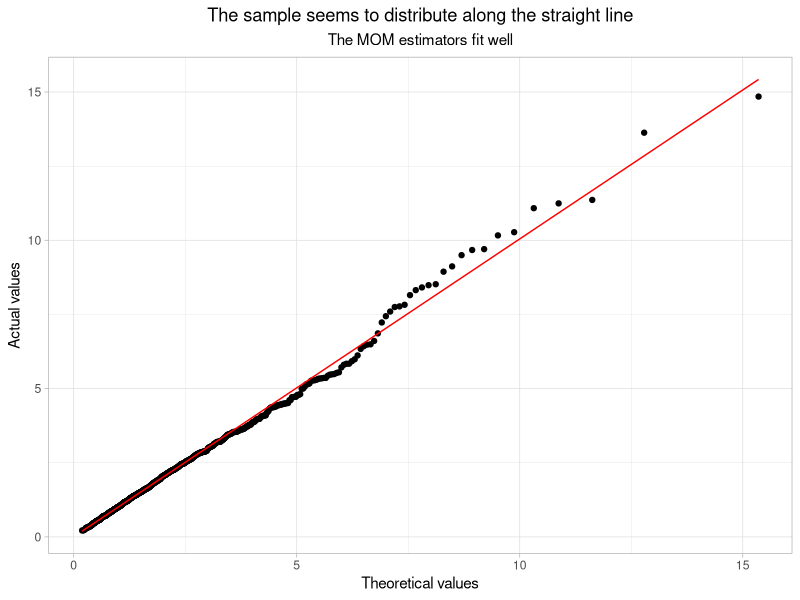
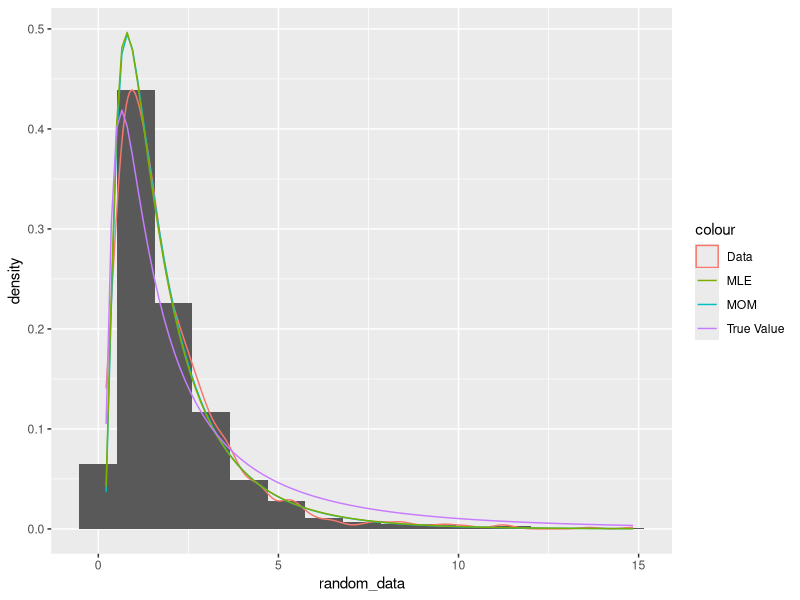

Write the R code that produced these figures, in order.
# HW9: Inverse Gaussian distribution
#
# In this exercise, we will generate random data, estimate the parameters
# and compare the result of method of moments and maximum likelihood estimators.
# We will focus on the inverse gaussian distribution.
# For details, here is the link: [https://en.wikipedia.org/wiki/Inverse_Gaussian_distribution]
#
# Throughout the exercise:
#    - Do NOT use `for`, `while` or `repeat` loops.
#    - Use `%>%` to structure your operations.
#    - Use `theme_light()` for the plots.
#    - For graphs with titles, make the format as
# `theme(plot.title = element_text(hjust = 0.5), plot.subtitle = element_text(hjust = 0.5))`.
#
# 1. Load the packages `statmod`, `ggplot2` and `tidyverse`.
#    Set your seed to `100`. Store the seed to `seed1`.
#    Generate 1000 samples from a inverse gaussian
#    distribution with parameters `mean` = 2, `shape` = 3.
#    To do this, you should use:
#      - `set.seed()` to set random seed
#      - `rinvgauss()` to generate random variables from inverse gaussian
#    distribution
#    Save your simulation into `random_data`.
## Do not modify this line!
library(statmod)
library(ggplot2)
library(tidyverse)
set.seed(100)
seed1 = .Random.seed
random_data = rinvgauss(1000,mean = 2, shape = 3)

# 2. Create a function `mom_invgauss()` that takes an input `par`. The function
#    should finally return the moments of mean and variance of inverse gassian
#    distribution represented by parameters. You can find formulas on the website
#    presented above.
#    To do this, you can follow the steps:
#      - create a vector of length 2, use two parameters stored in the
#        `par` to represent the mean and variance of the inverse gaussian
#        distribution.
#      - Store the returned vector to `moments` and return it.
#    Example: `mom_invgauss(c(1,1))` would return `[1] 1 1`.
#
#    Create a function `obj_invgauss()` that takes in `x` which represents
#    the data, and an input `par` as parameters of inverse gaussian distribution.
#    The funtion should return the squared error between the true mean and
#    variance of `x` and the inverse gaussian distribution specified by `par`.
#    To do this, you can follow the steps:
#      - create a vector called `moments` that stores mean and
#        variance of `x`.
#      - use `mom_invgauss()` that we just implemented to
#        generate estimated moments.
#      - calculate the differences between estimated moments
#        and true moments, and store returned value to `differences`.
#      - return the sum of `differences` as the sum of square errors.
#    Example: `obj_invgauss(c(1,1),c(1,2,3))` would return `[1] 1`.
#
#    Create a function `par_invgauss1()` that take `x` as an input and returns the
#    estimated parameters.
#    To do this, you can use:
#      - `optim()` to optimize the objective function
#        - choose startpoint as `mean` = 1 and `shape` = 1.
#      - Then extract and return the optimal parameters.
#    Example: `par_invgauss1(c(1,2,3))` would return `[1] 2.00 8.00`
#    printed in 2 digits.
## Do not modify this line!

mom_invgauss = function(par){
  moments = c(par[1],par[1]^3/par[2])
}

obj_invgauss = function(par,x){
  moments = mom_invgauss(par)
  t = c(mean(x),var(x))
  differences = t - moments
  sse = sum(differences^2)
  return(sse)
}
obj_invgauss(c(1,1),c(1,2,3))

par_invgauss1= function(x){
  optim(c(1,1),obj_invgauss,x = x)$par
}
par_invgauss1(c(1,2,3))



# 3. Use `par_invgauss1()` to estimate the parameters of `random_data`. Store
#    returned estimated parameters to `par1`.
#    Create a list that owns two parameters in `par1`, store returned list
#    to `dparams`.
#    Use `tibble()` to transform `random_data` into a tibble, store the
#    returned data frame to `random_data_tbl`.
#    Draw a qq-plot to plot the estimated distribution vs. true value.
#    To do this, you can use:
#      - `ggplot()` to plot the `random_data`.
#      - `geom_qq()` to draw a inverse gaussian distribution with parameters
#        of `dparams`.
#      - `stat_qq_line()` to draw a straight line that takes inverse gaussian
#        distribution with parameters of `dparams`, make the `color` as red.
#      - `labs()` to name the title as `"The sample seems to distribute along the straight line"`,
#        subtitle as `"The MOM estimators fit well"`,
#        x-axis as `"Theoretical values"`,
#        y-axis as `"Actual values"`.
#    Store returned graph to `g1`.
## Do not modify this line!
par1 = par_invgauss1(random_data)
dparams = list(par1[1],par1[2])
random_data_tbl = tibble(random_data)

g1 = ggplot(random_data_tbl,aes(sample=random_data))+
  geom_qq(distribution = qinvgauss, dparams = dparams)+
  stat_qq_line(distribution = qinvgauss,dparams = dparams,color = 'red') +
  labs(title = "The sample seems to distribute along the straight line",
       subtitle = "The MOM estimators fit well",
       x = "Theoretical values",y = "Actual values")+theme_light()+
  theme(plot.title = element_text(hjust = 0.5), plot.subtitle = element_text(hjust = 0.5))



# 4. Create a function `nll_invgauss` to calculate the negative loglikelihood
#    of our data under the parameters. The function will take two inputs `par`
#    as parameters(a vector of length two) and `x` as data. It returns the
#    calculated negative loglikelihood.
#    To do this, you can use:
#      - `dinvgauss()` to calculate the likelihood
#        - specify `log = TRUE` to calculate the loglikelihood.
#
#    Set your seed to `100`. Store the seed to `seed2`.
#    To do this, you should use:
#      - `set.seed()` to set random seed
#
#    Now we will use some package to calculate MLE.
#    To do this, you can use:
#      - `optim()` and `nll_invgauss()` you just created. Inside the function,
#      you should:
#        - choose startpoint as `mean` = 1 and `shape` = 1.
#        - specify `hessian = TRUE`
#        - specify `lower = 0`
#        - specify `method = "L-BFGS-B"`
#        - specify `x` as `random_data`
#        - DON'T sepcify any other parameters in `optim()`
#    Store the returned object to `fit`.
#
#    Use `solve()` to get the inverse of hessian matrix from `fit`, then use
#    `sqrt()` and `diag()` to get the standard error of each variable.
#    Store returned standard error to `se`.
#
#    Extract parameters of fit and save them to `par2`. Then, calculate lower
#    and upper bound confidence interval. Save the estimated lower and upper bound
#    confidence interval into `lower` and`upper` respectively, they should both be
#    vector of length 2.
#    You can use 1.96 for the 0.975 quantile of the standard normal distribution.
## Do not modify this line!
nll_invgauss = function(par,x){
  -sum(dinvgauss(x,par[1],par[2],log = TRUE))
}
set.seed(100)
seed2 = .Random.seed

fit = optim(c(1,1),nll_invgauss,x = random_data,
            hessian = TRUE,
            lower = 0, method = 'L-BFGS-B')
library(tidyverse)
se = fit$hessian %>% solve() %>% sqrt() %>% diag()  
par2 = fit$par
lower = par2 - 1.96*se
upper = par2 + 1.96*se

# 5. Follow the link given above to find the formulas of mu hat and shape hat.
#    Use those formulas to estimate parameters directly and save returned value to
#    `mu_hat` and `shape_hat` accordingly. Here, the results should be same as `par2`.
## Do not modify this line!

mu_hat = mean(random_data)
shape_hat = var(random_data)

# 6. Use `ks.test()` to test if parameters from MLE fit well. The argument
#    should take in `random_data`, `pinvgauss` and two parameters in `par2`.
## Do not modify this line!
ks.test(random_data,'pinvgauss',par2[1],par2[2])


# 7. Compare the result of MOM and MLE by ploting the estimated density curves
#    together on the same plot.
#    You should add a histogram and the estimated density of
#    the original `random_data`, then add the two estimated density curves.
#    To do this, you can use:
#      - `ggplot()` to take in `random_data_tbl` and set `x` as `random_data`.
#      - `geom_histogram()` to add a hitogram with density scale, specify `bins=15`.
#      - `geom_density()` to add the density curve, specify `color = "Data"`.
#      - `stat_function` to add the three curves for MOM, MLE and True Value.
#        - specify `color = "MOM"`, `color = "MLE"` and `color = "True Value"`
#          for each curve.
#      - `labs()` to names the title as
#        `"Both MOM and MLE did good jobs to estimate true distribution"`.
#        x-axis as `"Random data"`,
#        y-axis as`"Density"`.
#        Store returned graph to `g2`.
#
## Do not modify this line!
g2 = ggplot(random_data_tbl,aes(x = random_data))+
  geom_histogram(aes(y = ..density..),bins = 15)+
  geom_density(aes(color = 'Data'))+
  stat_function(fun =partial(dinvgauss,
                             mean = par2[1],
                             shape = par2[2]), 
                aes(color = "MOM")) +
  stat_function(fun =partial(dinvgauss,
                             mean = par1[1],
                             shape = par1[2]), 
                aes(color = "MLE")) +
  stat_function(fun =partial(dinvgauss,
                             mean = 3,
                             shape = 2), 
                aes(color = "True Value"))



